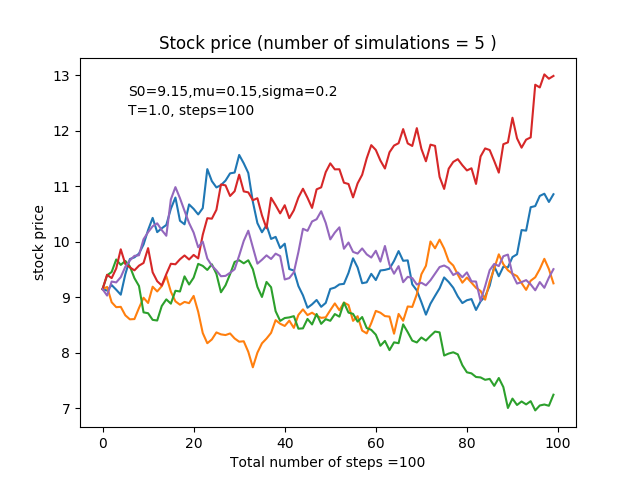

Write the Python code that produced this figure.
"""
  Name     : 4375OS_11_12_simulate_stock_price.py
  Book     : Python for Finance
  Publisher: Packt Publishing Ltd.
  Author   : Yuxing Yan
  Date     : 12/26/2013
  Email    : yany@canisius.edu
             paulyxy@hotmail.com
  Update   : Walter Yu on 5/23/17
"""

import scipy as sp
import numpy as np
from scipy import exp,sqrt,stats
from matplotlib import pyplot as plt

S0 = 9.15             # stock price at time zero
T =1.                 # maturity date (in years)
n_steps=100.          # number of steps
mu =0.15              # expected annual return
sigma = 0.2           # volatility (annualized)
sp.random.seed(12345) # seed()
n_simulation = 5      # number of simulations
dt =T/n_steps
S = sp.zeros([n_steps], dtype=float)
x = range(0, int(n_steps), 1)

for j in range(0, n_simulation):
    S[0]= S0
    for i in x[:-1]:
        e=sp.random.normal()
        S[i+1]=S[i]+S[i]*(mu-0.5*pow(sigma,2))*dt+sigma*S[i]*sp.sqrt(dt)*e;
    plt.plot(x, S)

plt.figtext(0.2,0.8,'S0='+str(S0)+',mu='+str(mu)+',sigma='+str(sigma))
plt.figtext(0.2,0.76,'T='+str(T)+', steps='+str(int(n_steps)))
plt.title('Stock price (number of simulations = %d ' % n_simulation +')')
plt.xlabel('Total number of steps ='+str(int(n_steps)))
plt.ylabel('stock price')
plt.show()
